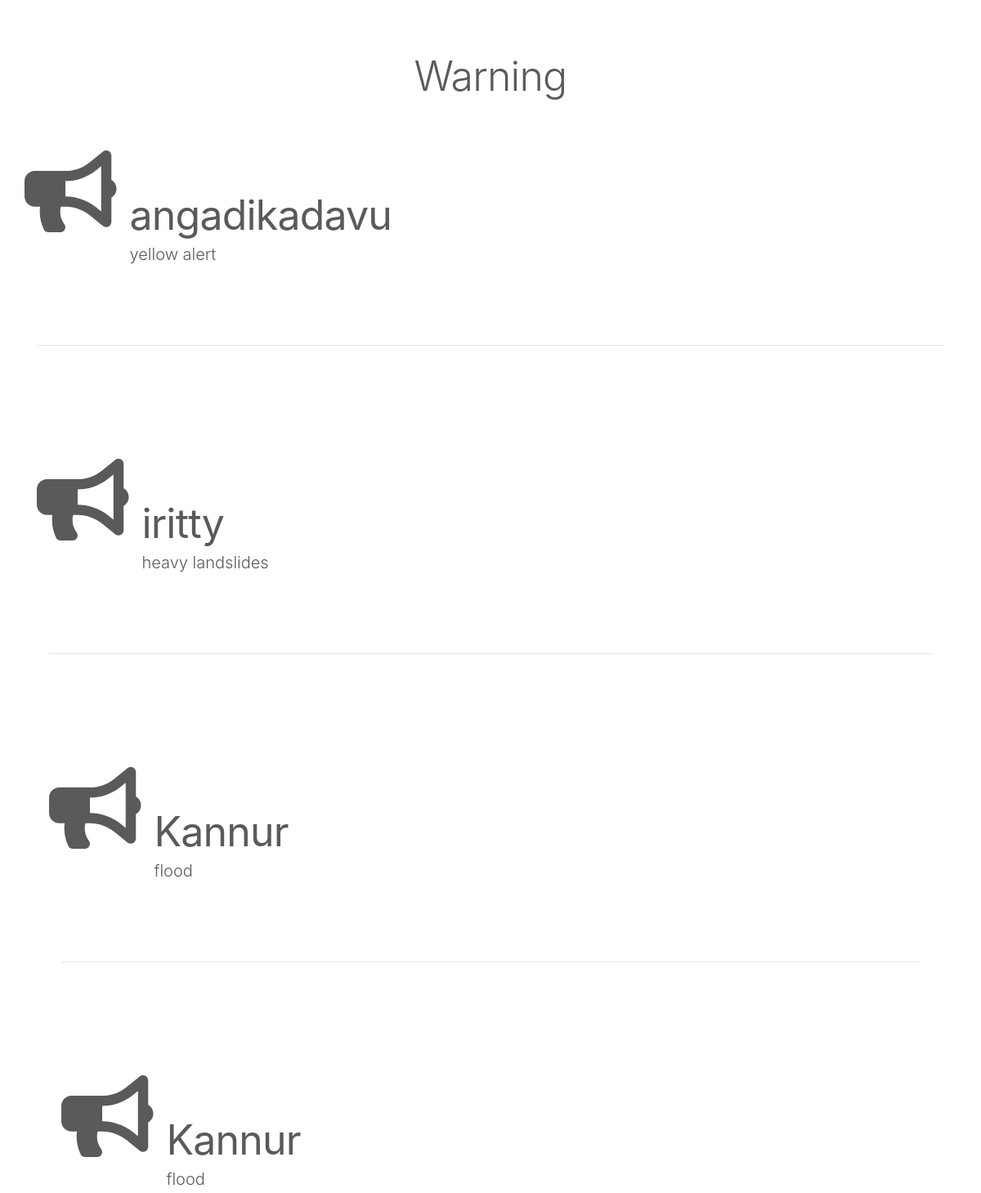
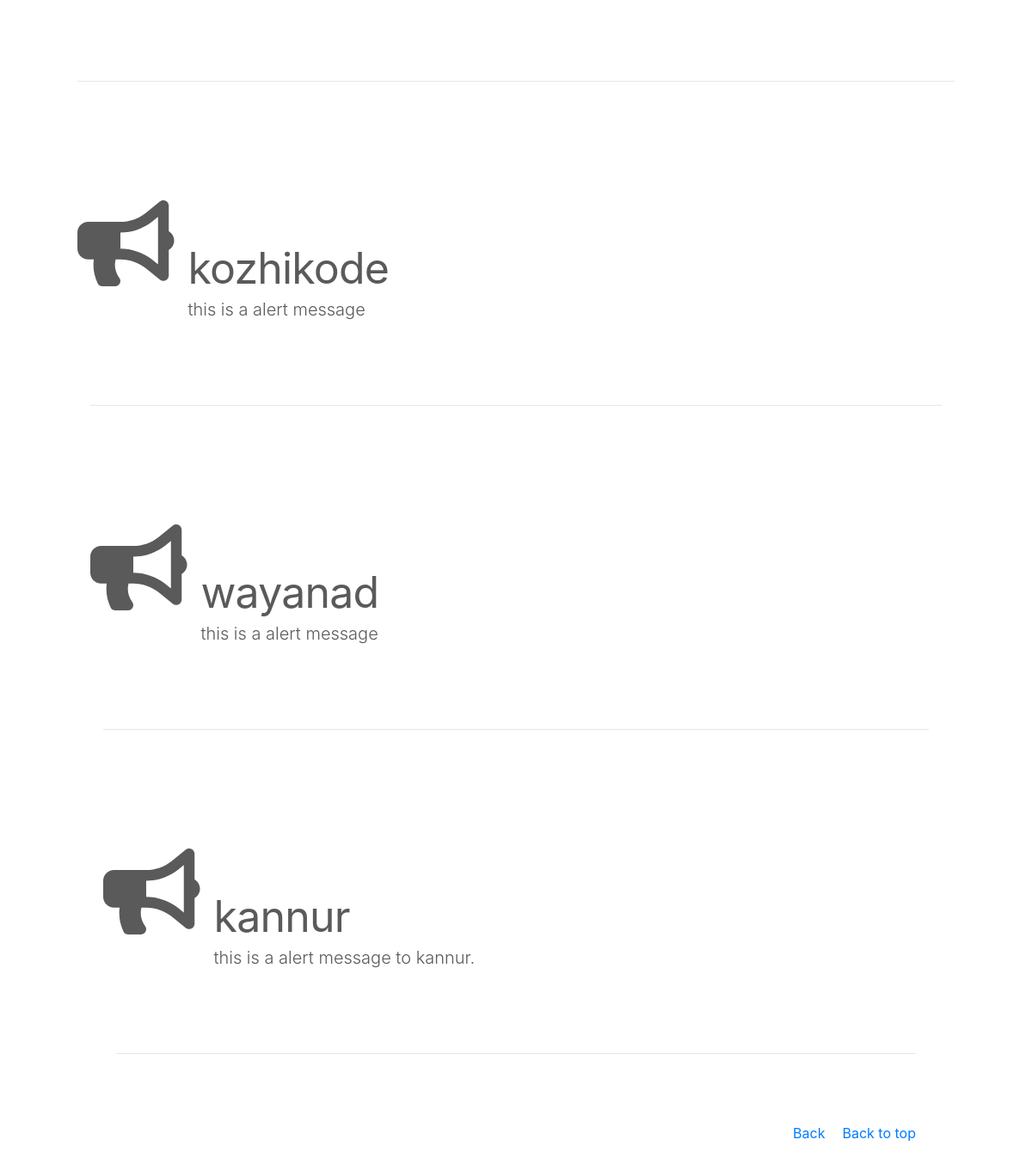
The page /user_view_warning on the database its author committed (2 pictures, top to bottom).
### app1/models.py (models this page shows)
class warning_table(models.Model):
    location=models.CharField(max_length=250)
    message=models.CharField(max_length=250)

### app1/views.py (the view)
# urls.py: path('user_view_warning',views.view_warning,name='user_view_warning'),
def view_warning(request):
    obj=warning_table.objects.all().order_by('-id')
    return render(request,'Guest_view_warning.html',{'warning':obj})

### app1/templates/Guest_view_warning.html (shortened to what this page needs)
<!doctype html>
<html lang="en">
  {% load static %}
  <head>
    <link href="../../../../dist/css/bootstrap.min.css" rel="stylesheet">
    <link rel="stylesheet" href="https://cdn.jsdelivr.net/npm/bootstrap@4.5.3/dist/css/bootstrap.min.css">
    <link href="{%static "css/carousel.css"%}"" rel="stylesheet">
  </head>
  <body>
    <main role="main">
     <center><h2 class="featurette-heading" style="margin-top: 20px;">Warning</h2></center>
      {% for x in warning %}
      <div class="container marketing">
      <div class="row featurette">
        <div >
          <div class=" d-flex align-items-center" >
            <div class="mr-3">
                <div class="icon-circle " >
                  <i class="fas fa-bullhorn" style="font-size: 100px;"></i>
                </div>
            </div>
            <div>
                <h2 class="featurette-heading">{{x.location}}</h2>
                <p class="lead"> {{x.message}}</p>
            </div>
          </div>
        </div>
      </div>
      <hr class="featurette-divider">
      {% endfor %}
      </div>
      <footer class="container">
        <p class="float-right"><a href="#">Back to top</a></p>
        <p class="float-right"><a href="{% url 'guest_user_dashboard' %}" style="margin-right:20px;">Back </a></p>
      </footer>
    </main>
  </body>
</html>

### app1/static/css/carousel.css (style rules this page uses)
body { padding-top: 3rem; padding-bottom: 3rem; color: #5a5a5a; }
.marketing h2 { font-weight: 400; }
.featurette-divider { margin: 5rem 0; }
.featurette-heading { font-weight: 300; line-height: 1; letter-spacing: -.05rem; }
@media (min-width: 40em) { .featurette-heading { font-size: 50px; } }
@media (min-width: 62em) { .featurette-heading { margin-top: 7rem; } }

### rows shown on the page
warning_table: location "angadikadavu", message "yellow alert"
warning_table: location "iritty", message "heavy landslides"
warning_table: location "Kannur", message "flood"
warning_table: location "Kannur", message "flood"
warning_table: location "kozhikode", message "this is a alert message"
warning_table: location "wayanad", message "this is a alert message"
warning_table: location "kannur", message "this is a alert message to kannur."
